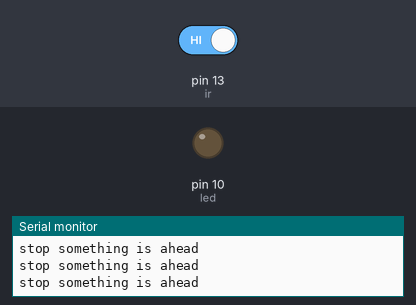
This sketch was run on a simulated Arduino Uno, built with avr-gcc and run on an emulated ATmega328P. Parts: output pins drawn as LEDs (lit = HIGH), the last lines printed to the serial monitor. The test bench sets the inputs (shaded band); at power-on: pin 13 (ir) HIGH.

Above: at 1.2 s.
1.3 s: pin 13 (ir) driven LOW
At 2.6 s:
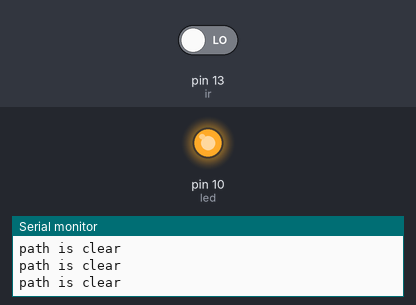
2.9 s: pin 13 (ir) driven HIGH
At 4.0 s:
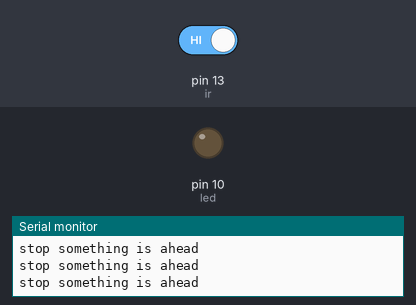
Timing chart, 0 to 5.9 s (numbered marks = the images above; inputs shaded):
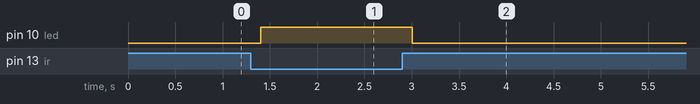

Measured:
- after the input at 1.3 s, pin 10 (led): LOW → HIGH after 0.10 s
- after the input at 2.9 s, pin 10 (led): HIGH → LOW after 0.10 s

The sketch:

Code.ino
```cpp
int led=10;
int ir=13;
int G;

void setup()
{
pinMode(led, OUTPUT);
pinMode(ir, INPUT);
Serial.begin(9600);
}

void loop()
{
G=digitalRead(ir);
if(G==LOW)
{
Serial.println("path is clear");
digitalWrite(led, HIGH);
}
else{
Serial.println("stop something is ahead");
digitalWrite(led, LOW);
}
delay(200);
}
```
